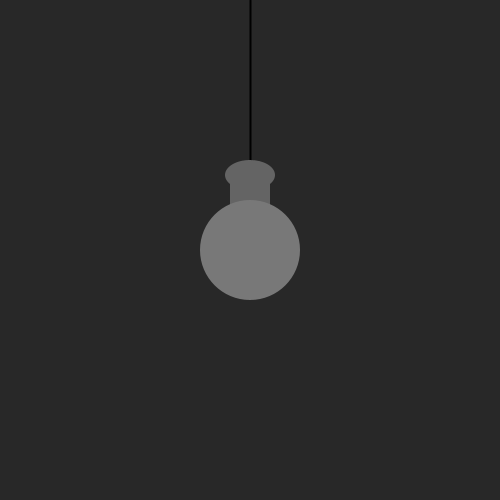
Frame 1 (no input)
Frame 60 (the mouse pressed at the canvas centre just before this capture): identical to frame 1, image omitted
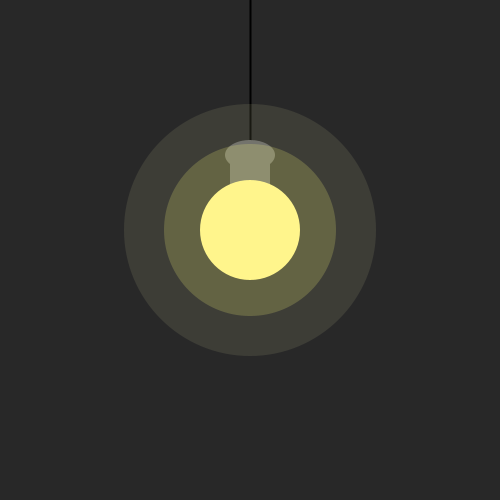
Frame 120 (the mouse held since frame 60 and released just before this capture)

The Processing sketch that drew these frames (run headless with seeded random() and noise(); from frame 60 on, the mouse is pressed at the canvas centre):

// Processing sketch: sketch_261030b
// ── sketch_261030b.pde
// Параметры позиции и размера лампы
int bulbCenterX = 250;
int bulbCenterY = 250;
int bulbSize = 100;

// Переменные для поэтапного масштабирования ореола света (Scale change)
float innerGlow = 100; // Внутренний ореол (стартует от размера колбы)
float outerGlow = 100; // Внешний широкий ореол

void setup() {
  size(500, 500);
}

void draw() {
  background(40);

  // 1. Провод лампы
  stroke(0);
  strokeWeight(2);
  line(bulbCenterX, bulbCenterY - 75, bulbCenterX, 0);

  // 2. Цоколь лампы
  noStroke();
  fill(100);
  ellipse(bulbCenterX, bulbCenterY - 75, 50, 30);
  rect(bulbCenterX - 20, bulbCenterY - 75, 40, 30);

  // 3. Проверка столкновения курсора мыши с лампой (Collision detection)
  boolean isHovered = (mouseX > bulbCenterX - bulbSize * 0.5
                    && mouseX < bulbCenterX + bulbSize * 0.5
                    && mouseY > bulbCenterY - bulbSize * 0.5
                    && mouseY < bulbCenterY + bulbSize * 0.5);

  if (isHovered) {
    // 1-я реакция: Смещение позиции (Position change) — лампа подтягивается вверх
    if (bulbCenterY > 230) {
      bulbCenterY--;
    }

    // 2-я реакция: Поэтапное масштабирование света (Scale change)
    // Этап А: Сначала разгорается внутренний ореол
    if (innerGlow < 170) {
      innerGlow += 3;
    }
    // Этап Б: Внешний ореол подключается, когда внутренний уже разгорелся выше 130
    if (innerGlow > 130 && outerGlow < 250) {
      outerGlow += 4;
    }
  } else {
    // Возврат лампы на исходную высоту
    if (bulbCenterY < 250) {
      bulbCenterY++;
    }

    // Затухание света в обратном порядке:
    // Сначала быстро исчезает внешняя волна
    if (outerGlow > 100) {
      outerGlow -= 4;
    }
    // Затем гаснет внутренний свет
    if (outerGlow < 150 && innerGlow > 100) {
      innerGlow -= 8;
    }
  }

  // 4. Отрисовка слоев рассеянного света (от дальнего широкого к внутреннему)
  if (outerGlow > 105) {
    fill(255, 255, 180, 25); // Мягкий полупрозрачный внешний ореол
    ellipse(bulbCenterX, bulbCenterY, outerGlow, outerGlow);
  }

  if (innerGlow > 105) {
    fill(255, 255, 120, 50); // Более плотный внутренний свет
    ellipse(bulbCenterX, bulbCenterY, innerGlow, innerGlow);
  }

  // 5. Отрисовка колбы лампы: 3-я реакция — смена цвета (Colour change)
  if (isHovered) {
    fill(255, 245, 140); // Ярко-желтый цвет включенной лампы
  } else {
    fill(120);            // Серый цвет выключенной лампы
  }
  ellipse(bulbCenterX, bulbCenterY, bulbSize, bulbSize);
}
